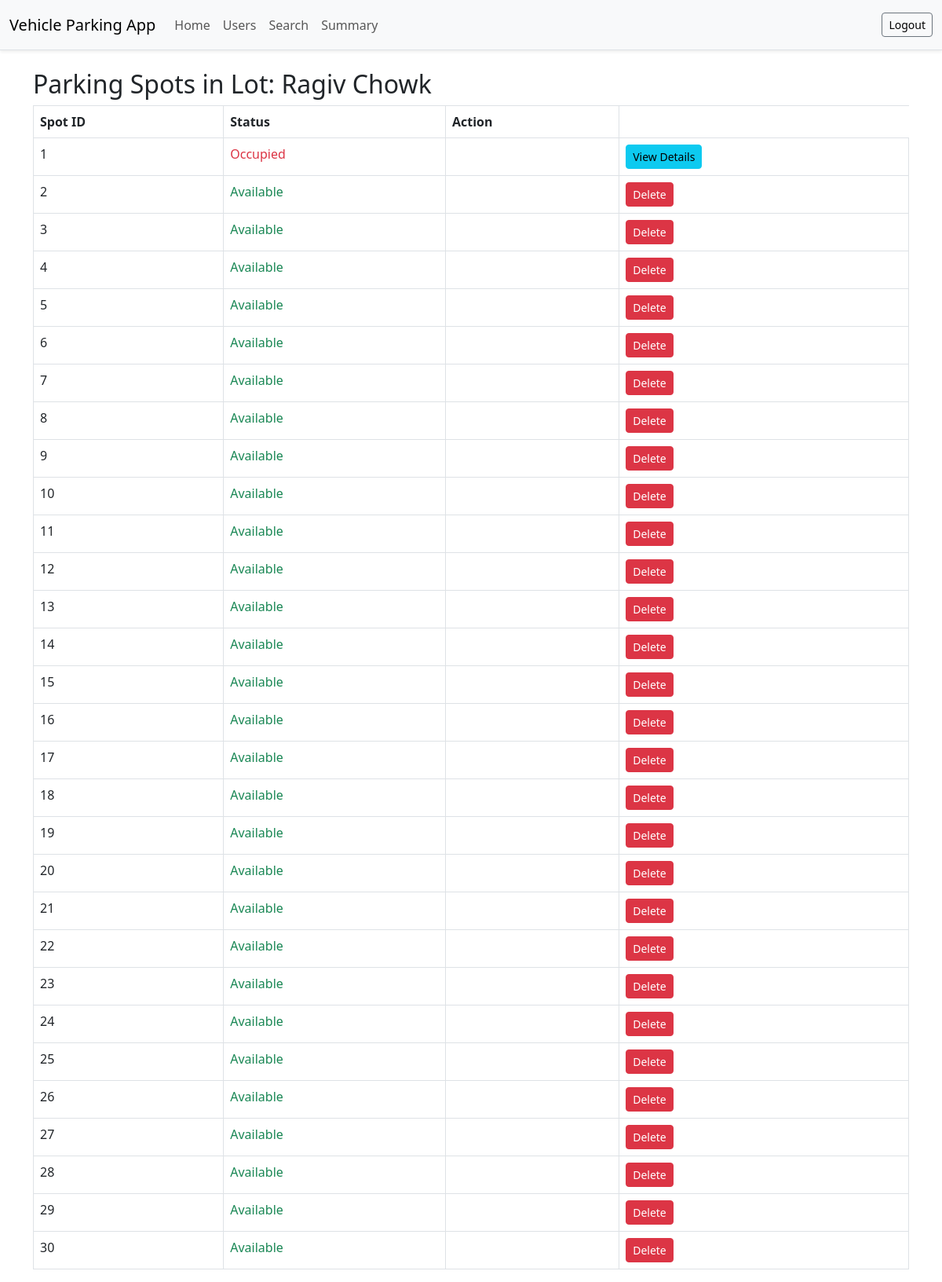
Page /admin/lot/1/spots (signed in) on the committed database.
### models.py (models this page shows)
class ParkingLot(db.Model):
    id = db.Column(db.Integer, primary_key=True)
    name = db.Column(db.String(100), nullable=False)
    address = db.Column(db.String(200), nullable=False)
    pin_code = db.Column(db.String(10), nullable=False)
    price = db.Column(db.Float, nullable=False)
    max_spots = db.Column(db.Integer, nullable=False)
    spots = db.relationship('ParkingSpot', backref='lot', lazy=True)

class ParkingSpot(db.Model):
    id = db.Column(db.Integer, primary_key=True)
    lot_id = db.Column(db.Integer, db.ForeignKey('parking_lot.id'), nullable=False)
    status = db.Column(db.String(1), nullable=False, default='A')  # A = Available, O = Occupied
    reservations = db.relationship('Reservation', backref='spot', lazy="dynamic")

### app.py (the view)
@app.route('/admin/lot/<int:lot_id>/spots')
def view_lot_spots(lot_id):
    if session.get('role') not in ['admin', 'collaborator']:
        return redirect(url_for('login'))
    lot = ParkingLot.query.get_or_404(lot_id)
    return render_template('admin_lot_spots.html', lot=lot)

### templates/admin_lot_spots.html
{% extends "base.html" %}
{% block content %}
<h2>Parking Spots in Lot: {{ lot.name }}</h2>
<table class="table table-bordered">
    <thead>
        <tr>
            <th>Spot ID</th>
            <th>Status</th>
            <th>Action</th>
        </tr>
    </thead>
    <tbody>
        {% for spot in lot.spots %}
        <tr>
            <td>{{ spot.id }}</td>
            <td>
                {% if spot.status == 'A' %}
                    <span class="text-success">Available</span>
                {% else %}
                    <span class="text-danger">Occupied</span>
                {% endif %}
            </td>
            <td>
                <td>
                    {% if spot.status == 'A' %}
                        {% if session['role'] == 'admin' %}
                            <a href="{{ url_for('delete_spot', spot_id=spot.id) }}" class="btn btn-danger btn-sm">Delete</a>
                        {% endif %}
                    {% else %}
                        <a href="{{ url_for('spot_details', spot_id=spot.id) }}" class="btn btn-info btn-sm">View Details</a>
                    {% endif %}
                </td>
            </td>
        </tr>
        {% endfor %}
    </tbody>
</table>
{% endblock %}

### static/css/styles.css (style rules this page uses)
body { background-color: #f8f9fa; }
h2 { margin-bottom: 20px; }

### rows in the picture
ParkingLot: name "Ragiv Chowk"
ParkingSpot: id "1", status "Occupied"
ParkingSpot: id "2", status "Available"
ParkingSpot: id "3", status "Available"
ParkingSpot: id "4", status "Available"
ParkingSpot: id "5", status "Available"
ParkingSpot: id "6", status "Available"
ParkingSpot: id "7", status "Available"
ParkingSpot: id "8", status "Available"
ParkingSpot: id "9", status "Available"
ParkingSpot: id "10", status "Available"
ParkingSpot: id "11", status "Available"
ParkingSpot: id "12", status "Available"
ParkingSpot: id "13", status "Available"
ParkingSpot: id "14", status "Available"
ParkingSpot: id "15", status "Available"
ParkingSpot: id "16", status "Available"
ParkingSpot: id "17", status "Available"
ParkingSpot: id "18", status "Available"
ParkingSpot: id "19", status "Available"
ParkingSpot: id "20", status "Available"
ParkingSpot: id "21", status "Available"
ParkingSpot: id "22", status "Available"
ParkingSpot: id "23", status "Available"
ParkingSpot: id "24", status "Available"
ParkingSpot: id "25", status "Available"
ParkingSpot: id "26", status "Available"
ParkingSpot: id "27", status "Available"
ParkingSpot: id "28", status "Available"
ParkingSpot: id "29", status "Available"
ParkingSpot: id "30", status "Available"
